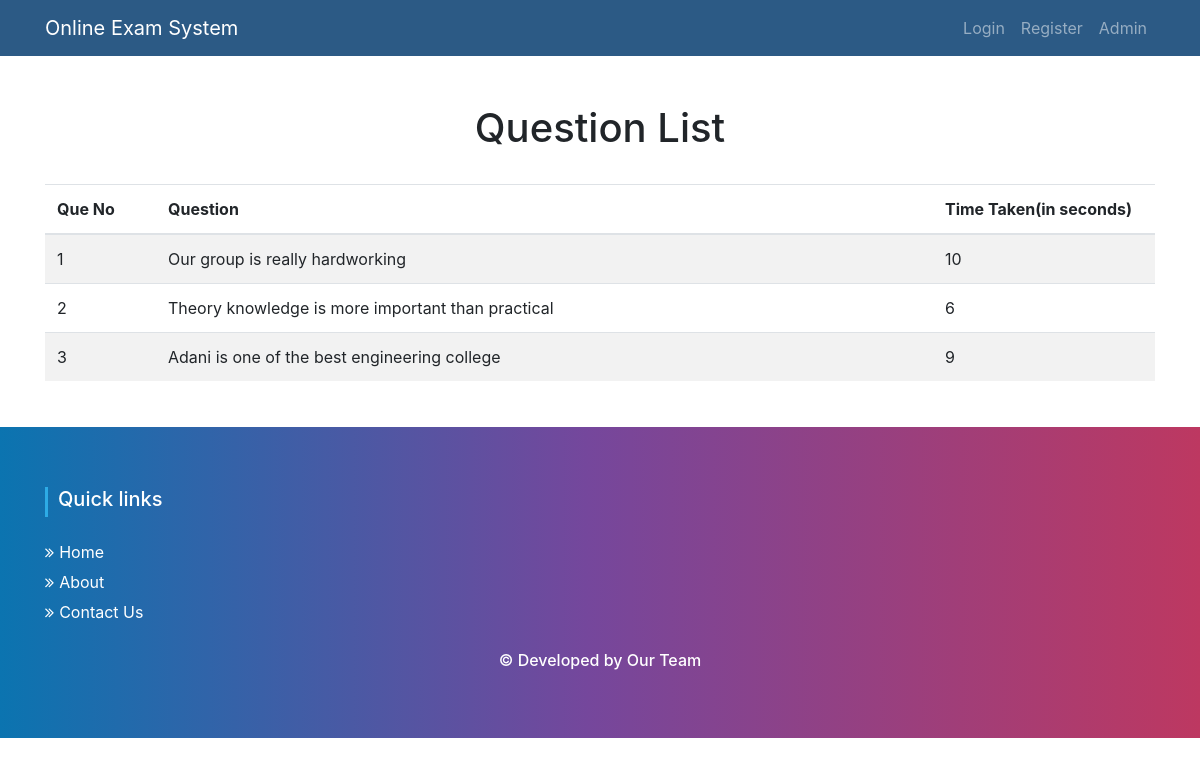
Page /time_2.php on the committed database.
### tables this page shows
CREATE TABLE `tbl_ques_tf` (
  `id` int(11) NOT NULL,
  `quesNo` int(11) NOT NULL,
  `ques` text NOT NULL
);

### lib/Database.php (called while the page is built, shortened)
<?php
Class Database{
	public $host   = DB_HOST;
	public $user   = DB_USER;
	public $pass   = DB_PASS;
	public $dbname = DB_NAME;
	public $link;
	private function connectDB(){
	$this->link = new mysqli($this->host, $this->user, $this->pass, $this->dbname);
 }
	public function select($query){
		$result = $this->link->query($query) or die($this->link->error.__LINE__);
		if($result->num_rows > 0){
			return $result;
		} else {
			return false;
		}
	}
}

### classes/Exam.php (called while the page is built, shortened)
<?php
$filepath = realpath(dirname(__FILE__));
include_once ($filepath.'/../lib/Database.php');
class Exam{
	private $db;
	public function __construct(){
		$this->db = new Database();
	}
 public function getqueData1(){
   $query = "SELECT * FROM tbl_ques_tf ORDER BY quesNo ASC";
   $result = $this->db->select($query);
   return $result;
 }
 public function gettime()
 {
 	$timetaken = rand(1,17);
 	return $timetaken;
 }
}
?>

### time_2.php (the view)
<?php
    $filepath = realpath(dirname(__FILE__));
	include_once ($filepath.'/inc/header.php');
	include_once ($filepath.'/../classes/Exam.php');
	$exam = new Exam();
?>
    <div class="container">
        <div class="row">
            <div class="col-lg-12 text-center">
                <h1 class="mt-5">Question List</h1>
                <br/>
            </div>
            <div class="col-lg-12">
                <table class="table table-striped">
                    <thead>
                    <tr>
                        <th width="10%"> Que No</th>
                        <th width="70%">Question</th>
                        <th width="20%">Time Taken(in seconds)</th>
                    </tr>
                    </thead>
                    <tbody>
                    <?php
                    $questionData = $exam->getqueData1();
                    if ($questionData) {
                        $i = 0;
                        while ($result = $questionData->fetch_assoc()) {
                            $i++;
                            $timetaken = $exam->gettime();
                            ?>
                            <tr>
                                <td><?php echo $i; ?></td>
                                <td><?php echo $result['ques']; ?></td>
                                <td><?php echo $timetaken ; ?>
                                </td>
                            </tr>
                        <?php } } ?>
                    </tbody>
                </table>
            </div>
        </div>
    </div>
<?php include 'inc/footer.php';?>

### rows in the picture
tbl_ques_tf: ques "Our group is really hardworking", timetaken "10"
tbl_ques_tf: ques "Theory knowledge is more important than practical", timetaken "6"
tbl_ques_tf: ques "Adani is one of the best engineering college", timetaken "9"
